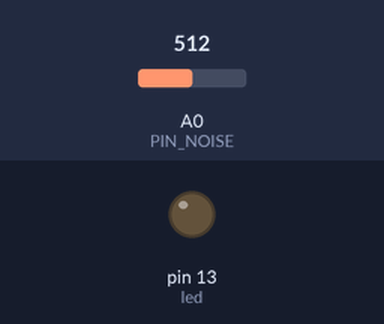
Bench run of a sketch on a simulated Arduino Leonardo, built with avr-gcc and run on an emulated ATmega32U4. Shown: output pins drawn as LEDs (lit = HIGH). The test bench sets the inputs (shaded band); at power-on: A0 (PIN_NOISE) = 512. What the sketch prints to the serial monitor is not drawn.

Above: at 6.4 s.
Timing chart, 0 to 129.0 s (numbered marks = the images above):
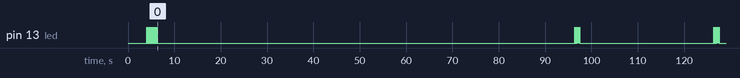

The sketch:

noise_monitor.ino
```cpp
#include "LoRa.h"

// LORA_ENABLE true: connect & send via lora
// LORA_ENABLE false: switch lora communication off
#define LORA_ENABLE true

// PRINT_DEBUG true: print debug info on serial
// PRINT_DEBUG false: don't print debug info to serial
#define PRINT_DEBUG true

// number of bytes for a lora message
#define LORA_MESSAGE_SIZE 12

// analog input noise pin
#define PIN_NOISE A0

// size of inner loop to get min max levels
#define CNT_MAX 2000

// number of samples used to calibrate min and max
#define CALIBRATION_SAMPLES 30

// size of diff histo for calibration
#define CALIBRATION_HISTO_SIZE 10

#define LINE "--------------------------"

// lora end-device address (DevAddr)
// for ttn zurich, please use the address space 5A4801xx
// you need to set the devaddr in file LoRa.cpp
// use an individual address for each device when using the ttn prototype infrasructure
// "mac set devaddr 0x5A48012E\r\n"

// network key and application key are also set in file LoRa.cpp
// "mac set nwkskey 2B7E151628AED2A6ABF7158809CF4F3C\r\n"
// "mac set appskey 2B7E151628AED2A6ABF7158809CF4F3C\r\n"

// number of seconds to accumulate until tranmitting data
// transmissions start every 20 seconds. over time the interval between transmissions is increasing to 120 seconds
static const float SAMPLE_INTERVAL[] = {20.0, 20.0, 20.0, 30.0, 30.0, 30.0, 30.0, 60.0, 60.0, 120.0};
static const int SAMPLE_INTERVAL_MAX_INDEX = 9;

// the lora lib
LoRa LoraLib;

// gobal vars for sound level
int cnt, val_min, val_max, diff;

// global vars for accumulated noise measures
int acc_max, acc_sum, acc_cnt, samples_cnt, calibration_cnt;
long acc_start;

// global vars for calibration
int calibration_diff[CALIBRATION_SAMPLES];
int calibration_histo[CALIBRATION_HISTO_SIZE];

// minimum difference for noise reading (updated during calibration)
int diff_min;

// variable to check if node is in transmission mode
boolean nodeIsTransmitting = false;
boolean dataReadyToSend = false;

// char buffer for lora payload data
uint8_t loraData[] = "Hello, world!";

void setup() {
  Serial.begin(9600);
  pinMode(13, OUTPUT);

  if (PRINT_DEBUG) {
    Serial.println(LINE);
    Serial.println("Starting setup ...");
  }

  initLora();
  initSensor();
  resetRawSensorValues();
  resetNoiseLevelValues();

  if (PRINT_DEBUG) {
    Serial.println(LINE);
  }
}

void loop() {
    updateRawSensorValues(analogRead(PIN_NOISE));

    // update/print current noise level
    if (cnt == CNT_MAX) {
      updateNoiseLevelCalibration();
      diff = val_max - val_min < diff_min? 0: val_max - val_min - diff_min;
      printDiff(diff, acc_cnt);
      updateNoiseLevelValues(diff);
      resetRawSensorValues();
    }

    if(sampleTime() >= SAMPLE_INTERVAL[samples_cnt]) {
      sendLora();
    }
}

// configure lora module
void initLora() {
  if (!LORA_ENABLE) {
    if (PRINT_DEBUG) {
      Serial.println("WARNING: LoRA disabled, not connecting");
    }

    return;
  }

  if (PRINT_DEBUG) {
    Serial.println("Configuring LoRa module...");
  }

  // serial to communicate with lora chip
  Serial1.begin(57600);
  delay(3000);

  LoraLib.LoRaConfig();

  if(PRINT_DEBUG) {
    Serial.println("LoRa module ready.");
  }
}

void sendLora() {
  printNoiseLevel();
  prepareDataForTransmission();
  resetNoiseLevelValues();

  if (PRINT_DEBUG) {
    Serial.println(LINE);
    if (!LORA_ENABLE) {
      Serial.println("WARNING: Not sending data any data, LoRA is disabled");
    }
  }

  if (LORA_ENABLE && dataReadyToSend) {
    if (PRINT_DEBUG) {
      Serial.println("Sending data via LoRA");
      Serial.println("aaaabbbbcccc (int values encoded in hex format: a=max, b=sum, c=cnt)");
      Serial.println((char*)loraData);
      Serial.println(LINE);
    }

    nodeIsTransmitting = true;
    LoraLib.LoRaSendAndReceive((char*)loraData);
    nodeIsTransmitting = false;
  }

  // update sample counting
  samples_cnt++;

  if (samples_cnt >= SAMPLE_INTERVAL_MAX_INDEX) {
    samples_cnt = SAMPLE_INTERVAL_MAX_INDEX;
  }

}

// encode acc_max, acc_sum, acc_cnt to loraData array in hex format
// loraData then contains the 0 terminated string aaaabbbbcccc (int values encoded in hex format: a=max, b=sum, c=cnt)
void prepareDataForTransmission() {
  byte high, low;
  high = highByte(acc_max);
  low = lowByte(acc_max);
  loraData[0] = highNibble(high);
  loraData[1] = lowNibble(high);
  loraData[2] = highNibble(low);
  loraData[3] = lowNibble(low);

  high = highByte(acc_sum);
  low = lowByte(acc_sum);
  loraData[4] = highNibble(high);
  loraData[5] = lowNibble(high);
  loraData[6] = highNibble(low);
  loraData[7] = lowNibble(low);

  high = highByte(acc_cnt);
  low = lowByte(acc_cnt);
  loraData[8] = highNibble(high);
  loraData[9] = lowNibble(high);
  loraData[10] = highNibble(low);
  loraData[11] = lowNibble(low);

  loraData[12] = 0;
}

byte highNibble(byte value) {
  byte b = value >> 4;
  return b > 9 ? b + 0x37 : b + 0x30;
}

byte lowNibble(byte value) {
  byte b = value & 0xF;
  return b > 9 ? b + 0x37 : b + 0x30;
}

void initSensor() {
  // set reference to internal to increase sensor reading sensitivity
  analogReference(INTERNAL);

  // set pin for microphone
  pinMode(PIN_NOISE, INPUT);

  // init min noise reading differences
  diff_min = 0;

  // reset number of samples sent
  samples_cnt = 0;

  // reset calibration sample count
  calibration_cnt = 0;

  for (int i = 0; i < CALIBRATION_HISTO_SIZE; i++) {
    calibration_histo[i] = 0;
  }
}

// reset variables for raw noise measurments
void resetRawSensorValues() {
  cnt = 0;
  val_min = 2000;
  val_max = 0;
  diff = 0;
}

// reset variables for accumulated noise measurments
void resetNoiseLevelValues() {
  acc_cnt = 0;
  acc_sum = 0;
  acc_max = 0;
  acc_start = millis();
}

// update variables for raw noise measurments
void updateRawSensorValues(int val) {
  if (val < val_min) {
    val_min = val;
  }
  if (val > val_max) {
    val_max = val;
  }

  cnt++;
}

// update calibration of noise level differences
// assumtion is that most frequently observed difference
// between max and min value represents silence.
void updateNoiseLevelCalibration() {

  // continuous sampling
  calibration_diff[calibration_cnt++ % CALIBRATION_SAMPLES] = val_max - val_min;

  if(calibration_cnt == CALIBRATION_SAMPLES) {
    calibration_cnt = 0;
  }

  // update histogram for calibration
  for (int i = 0; i < CALIBRATION_SAMPLES; i++) {
    if (calibration_diff[i] < CALIBRATION_HISTO_SIZE) {
      calibration_histo[calibration_diff[i]]++;
    }
  }

  // reset diff_min
  diff_min = 0;

  // find best diff_min.
  // assumpion: most frequent noise diff value represents silence
  for (int i = 1; i < CALIBRATION_HISTO_SIZE; i++) {
    if (calibration_histo[i] > calibration_histo[diff_min]) {
      diff_min = i;
    }
  }
}

// update variables for accumulated noise measurments
void updateNoiseLevelValues(int d) {
  if (diff > acc_max) {
    acc_max = d;
  }

  acc_sum += d;
  acc_cnt++;

  dataReadyToSend = true;
}

// returns the accumulated noise normalized by sampling time
double getNoiseLevelNormalized() {
  return acc_sum / sampleTime();
}

// returns the time (seconds) since sampling started
double sampleTime() {
  return (millis() - acc_start) / 1000.0;
}

// print current noise level
void printDiff(int d, int cnt) {
  if (PRINT_DEBUG) {
    Serial.print(getDiffString(d));
    Serial.print(" ");
    Serial.print(d);
    Serial.print(" (min ");
    Serial.print(val_min);
    Serial.print(" max ");
    Serial.print(val_max);
    Serial.print(" diff_min ");
    Serial.print(diff_min);
    Serial.print(") cnt=");
    Serial.print(cnt);
    Serial.print(" time=");
    Serial.println(sampleTime());
  }
}

// converts diff value into a string for printing on serial
String getDiffString(int d) {
  int noise = d / 2;
  int pos = 1;
  String bar;

  if(diff == 0) { bar = "."; }
  else          { bar = "#"; }

  for(;pos < 40; pos++) {
    if(pos <= noise) { bar += "#"; }
    else             { bar += " "; }
  }

  return bar;
}

// print accumulated noise info
void printNoiseLevel() {
  if(PRINT_DEBUG) {
    Serial.println(LINE);
    Serial.print("Noise ");
    Serial.print(getNoiseLevelNormalized());
    Serial.print(" (max ");
    Serial.print(acc_max);
    Serial.print(" sum ");
    Serial.print(acc_sum);
    Serial.print(" cnt ");
    Serial.print(acc_cnt);
    Serial.print(")");
    Serial.println();
  }
}
```

LoRa.cpp
```cpp
#include "Arduino.h"
#include "LoRa.h"

void LoRa::LoRaConfig()
{
  Serial.print("Reset: ");                                                                                //Device reset
  Serial1.write("sys reset\r\n");
  delay(1000);
  while(Serial1.available()) Serial.write(Serial1.read());
  LoRaBlink();
                                                                                             //Receive device model
  Serial.print("Device:  ");
  Serial1.write("sys get ver\r\n");
  delay(50);
  while(Serial1.available()) Serial.write(Serial1.read());
  LoRaBlink();

  Serial.print("Battery: ");                                                                              //Receive voltage feedback
  Serial1.write("sys get vdd\r\n");
  delay(50);
  while(Serial1.available()) Serial.write(Serial1.read());
  LoRaBlink();

  Serial.print("EUI: ");                                                                                  //
  Serial1.write("sys get hweui\r\n");
  delay(50);
  while(Serial1.available()) Serial.write(Serial1.read());
  LoRaBlink();

  Serial.print("addr: ");                                                                                 //Set device address for your device!!!!!!!!!!!
  Serial1.write("mac set devaddr 5A480103\r\n");
  delay(50);
  while(Serial1.available()) Serial.write(Serial1.read());
  LoRaBlink();

  Serial.print("nwkskey: ");                                                                              //Set NwkSkey key for your device!!!!!!!!!!!
  Serial1.write("mac set nwkskey 2B7E151628AED2A6ABF7158809CF4F3C\r\n");
  delay(50);
  while(Serial1.available()) Serial.write(Serial1.read());
  LoRaBlink();

  Serial.print("appskey: ");
  Serial1.write("mac set appskey 2B7E151628AED2A6ABF7158809CF4F3C\r\n");                                  //Set AppSkey for your device!!!!!!!!!!
  delay(50);
  while(Serial1.available()) Serial.write(Serial1.read());
  LoRaBlink();

  Serial.print("adr: ");
  Serial1.write("mac set adr off\r\n");
  delay(50);
  while(Serial1.available()) Serial.write(Serial1.read());
  LoRaBlink();

  Serial.print("data rate: ");
  Serial1.write("mac get dr\r\n");
  delay(50);
  while(Serial1.available()) Serial.write(Serial1.read());
  LoRaBlink();

  Serial.print("ch: ");
  Serial1.write("mac get ch\r\n");
  delay(50);
  while(Serial1.available()) Serial.write(Serial1.read());
  LoRaBlink();

  Serial.print("band: ");
  Serial1.write("mac get band\r\n");
  delay(50);
  while(Serial1.available()) Serial.write(Serial1.read());
  LoRaBlink();


  Serial.print("rx delay1: ");
  Serial1.write("mac get rxdelay1\r\n");
  delay(50);
  while(Serial1.available()) Serial.write(Serial1.read());
  LoRaBlink();

  Serial.print("rx delay2: ");
  Serial1.write("mac get rxdelay2\r\n");
  delay(50);
  while(Serial1.available()) Serial.write(Serial1.read());
  LoRaBlink();

  Serial.print("Pwr: ");
  Serial1.write("mac set pwridx 1\r\n");
  delay(50);
  while(Serial1.available()) Serial.write(Serial1.read());
  LoRaBlink();

  Serial.print("Join: ");
  Serial1.write("mac join abp\r\n");
  delay(50);
  while(Serial1.available()) Serial.write(Serial1.read());
  LoRaBlink();

  Serial.print("status: ");
  Serial1.write("mac get status\r\n");
  delay(50);
  while(Serial1.available()) Serial.write(Serial1.read());
  LoRaBlink();
  LoRaBlinkOff();
}

void LoRa::LoRaSendAndReceive(String message)
{
    int messageLength = message.length();
    Serial.print("Sending: ");
    Serial.println(message);
    Serial1.write("mac tx uncnf 1 ");


    for (int i = 0; i < messageLength; i++)
    {
      Serial1.print(message.charAt(i), HEX);
      LoRaBlink();

    }
    Serial1.write("\r\n");
    LoRaBlinkOff();
    delay(100);

    Serial.println("RN2483 status:");
    while(Serial1.available())
    {
      Serial.print((char)Serial1.read());
    }
}
```

LoRa.h
```cpp
#ifndef LoRa_h
#define LoRa_h

#include <avr/pgmspace.h>

#include <Arduino.h>

class LoRa
{
  private:
// interfered with a0 analogread for noise level measurements
//    int red = A3; //this sets the red led pin
//    int green = A2; //this sets the green led pin
//    int blue = A0; //this sets the blue led pin
    int led = 13;

    void LoRaBlink()
    {
//      analogWrite(red, 0);
//      analogWrite(blue, 255);
//      analogWrite(green, 255);
      digitalWrite(led, HIGH);
      delay(50);
//      analogWrite(red, 255);
//      analogWrite(blue, 255);
//      analogWrite(green, 255);
      digitalWrite(led, LOW);
      delay(50);
    }

    void LoRaBlinkOff()
    {
//      analogWrite(red, 255);
//      analogWrite(blue, 0);
//      analogWrite(green, 0);
      digitalWrite(led, LOW);
    }


  public:
    void LoRaConfig();
    void LoRaSendAndReceive(String message);
};
#endif
```
